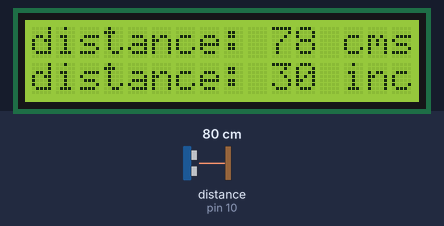
The sketch below on a simulated Arduino Uno, built with avr-gcc and run on an emulated ATmega328P. On the bench: 16×2 character LCD. Wiring (inferred from the names in the program): ultrasonic range finder: trigger pin 9; echo pin 10. The test bench sets the inputs (shaded band); at power-on: distance to the obstacle (sensor on pin 10) 80 cm. The echo pulse lasts 58.3 µs per cm.

Above: at 1.2 s.
1.3 s: distance to the obstacle (sensor on pin 10) set to 2 cm
At 3.0 s:
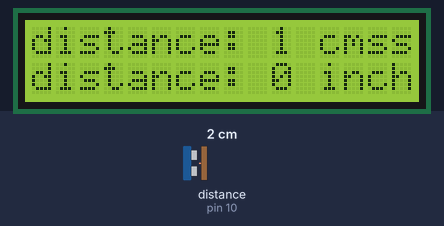
3.7 s: distance to the obstacle (sensor on pin 10) set to 18 cm
At 5.3 s:
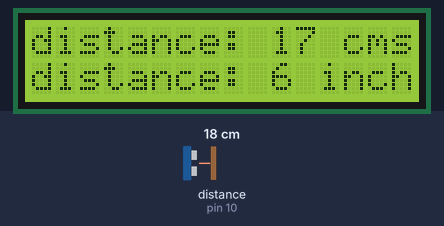
5.7 s: distance to the obstacle (sensor on pin 10) set to 4 cm
At 7.7 s:
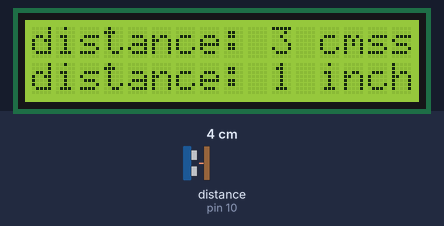
Timing chart, 0 to 9.2 s (numbered marks = the images above; inputs shaded):
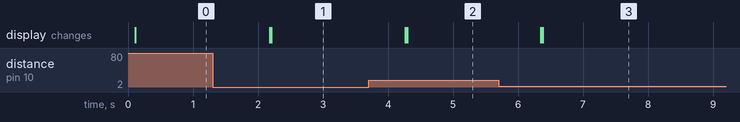

The sketch:

LCD_Distance_Measure.ino
```cpp
#include <Wire.h>
#include <LiquidCrystal_I2C.h>
LiquidCrystal_I2C lcd(0x27,16,2);
const int trigPin = 9;
const int echoPin = 10;
long duration;
int Cm,Inch;
void setup() {
//lcd.begin(16,2);

// Initializes the dimensions of LCD screen
Serial.begin(9600);
lcd.init();
lcd.backlight();
pinMode(trigPin, OUTPUT);
pinMode(echoPin, INPUT);
}

void loop() {
  digitalWrite(trigPin, LOW);
  delayMicroseconds(2);
  digitalWrite(trigPin, HIGH);
  delayMicroseconds(10);
  digitalWrite(trigPin, LOW);
  duration = pulseIn(echoPin, HIGH);
  Cm= duration*0.034/2;
  Inch = duration*0.0133/2;
  lcd.setCursor(0,0);
  lcd.print("distance: ");
  lcd.print(Cm);
  lcd.print(" cms");
  delay(10);
  lcd.setCursor(0,1);
  lcd.print("distance: ");
  lcd.print(Inch);
  lcd.print(" inches");

  Serial.prinln(String(Cm));

  delay(1000);

  Serial.flush();
}
```

Measured:
- after the input at 1.3 s, the display: first changes after 0.88 s (image 1 shows a later state)
- after the input at 3.7 s, the display: first changes after 0.57 s (image 2 shows a later state)
- after the input at 5.7 s, the display: first changes after 0.65 s (image 3 shows a later state)
